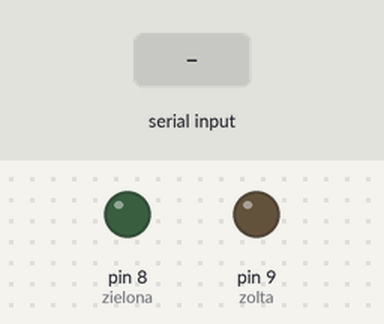
A sketch run on a simulated Arduino Uno, built with avr-gcc and run on an emulated ATmega328P. Shown: output pins drawn as LEDs (lit = HIGH). The inputs (shaded band) are chosen by the test bench.

Above: at 1.2 s.
1.3 s: "zielona\n" received over Serial
At 2.2 s:
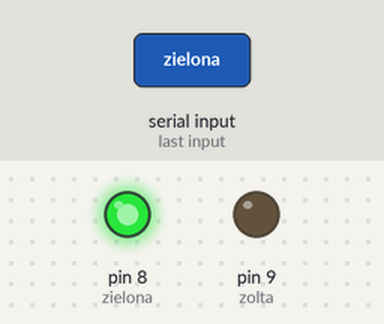
2.8 s: "zolta\n" received over Serial
At 3.3 s:
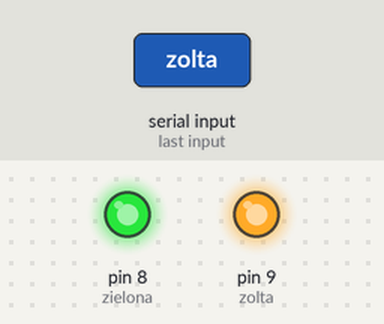
4.3 s: "zielona\n" received over Serial
At 5.7 s:
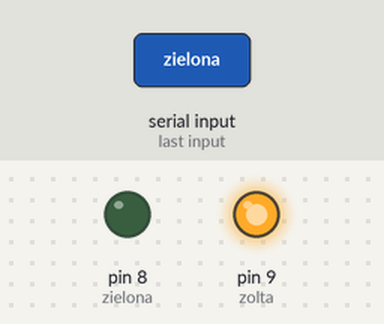
Timing chart, 0 to 7.3 s (numbered marks = the images above; inputs shaded):
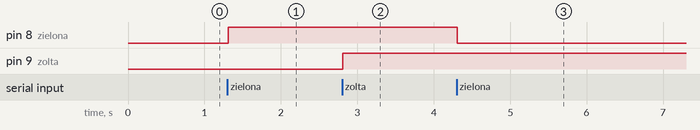

Measured:
- after the input at 1.3 s, pin 8 (zielona): LOW → HIGH at once
- after the input at 2.8 s, pin 9 (zolta): LOW → HIGH at once
- after the input at 4.3 s, pin 8 (zielona): HIGH → LOW at once

The sketch:

na_zawolanie.ino
```cpp
#define zielona 8
#define zolta 9

String dane = "";
boolean dioda1 = true,dioda2 = true;

void setup() {
  pinMode(zielona,OUTPUT);
  pinMode(zolta,OUTPUT);
  digitalWrite(zolta,LOW);
  digitalWrite(zielona,LOW);
  Serial.begin(9600);
}

void loop() {
  if(Serial.available() > 0){
   dane = Serial.readStringUntil('\n');

    if(dane == "zielona"){
      if(dioda1){
        digitalWrite(zielona,HIGH);
        dioda1 = false;
      }
      else{
        digitalWrite(zielona,LOW);
        dioda1 = true;
      }
    }
    else if(dane == "zolta"){
     if(dioda2){
        digitalWrite(zolta,HIGH);
        dioda2 = false;
      }
      else{
        digitalWrite(zolta,LOW);
        dioda2 = true;
      }
    }
    else{
      Serial.println("Nie ma takiej diody");
    }

  }

  /*
  if(digitalRead(10) == LOW){
    digitalWrite(9,LOW);
    digitalWrite(8,HIGH);
  }
  else{
    digitalWrite(8,LOW);
    digitalWrite(9,HIGH);
    Serial.println("Uwaga okno otwarte !");

    while(digitalRead(10) == HIGH){
     delay(25);
  }
  }
  */
}
```
